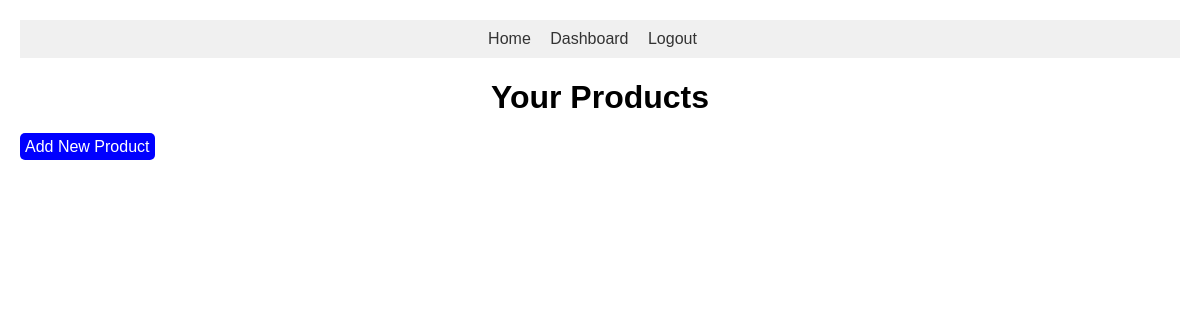
Page /dashboard (signed in) on the earlier database version.
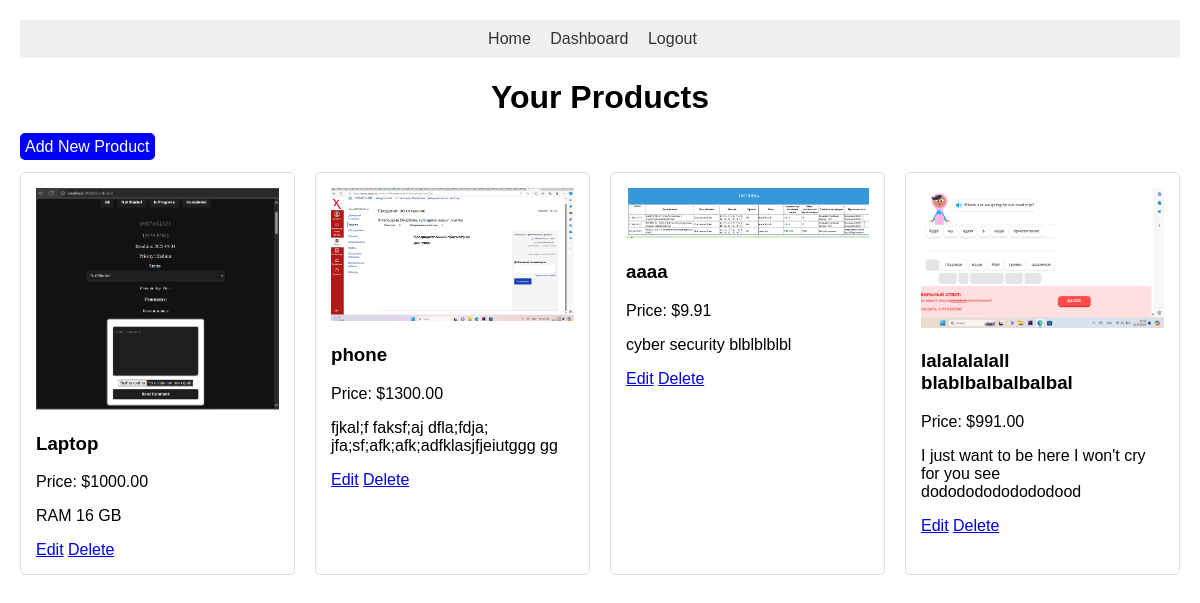
Same page on the later database version.
### app.py (models this page shows)
class Product(db.Model):
    id = db.Column(db.Integer, primary_key=True)
    name = db.Column(db.String(100))
    price = db.Column(db.Float)
    description = db.Column(db.Text)
    image = db.Column(db.String(200))
    user_id = db.Column(db.Integer, db.ForeignKey('user.id'))

### app.py (the view)
@app.route('/dashboard')
def dashboard():
    if 'user_id' not in session:
        return redirect(url_for('login'))
    user = User.query.get(session['user_id'])
    return render_template('dashboard.html', user=user)

### templates/dashboard.html
 {% extends "base.html" %}
{% block content %}
    <h1>Your Products</h1>
 <p><a class="add" href="{{ url_for('add_product') }}">Add New Product</a></p>
    <div class="products">
        {% for product in user.products %}
            <div class="product">
                {% if product.image %}
                    <img src="{{ url_for('static', filename='uploads/' + product.image) }}" alt="{{ product.name }}">
                {% endif %}
                <h3>{{ product.name }}</h3>
                <p>Price: ${{ "%.2f"|format(product.price) }}</p>
                <p>{{ product.description }}</p>
                <a href="{{ url_for('edit_product', id=product.id) }}">Edit</a>
                <a href="{{ url_for('delete_product', id=product.id) }}">Delete</a>
            </div>
        {% endfor %}
    </div>
{% endblock %}

Differences in the rows shown:
added Product: image (picture), name "Laptop", price "1000.00", description "RAM 16 GB"
added Product: image (picture), name "phone", price "1300.00", description "fjkal;f faksf;aj dfla;fdja; jfa;sf;afk;afk;adfklasjfjeiutggg gg"
added Product: image (picture), name "aaaa", price "9.91", description "cyber security blblblblbl"
added Product: image (picture), name "lalalalalall blablbalbalbalbal", price "991.00", description "I just want to be here I won't cry for you see dodododododododood"
